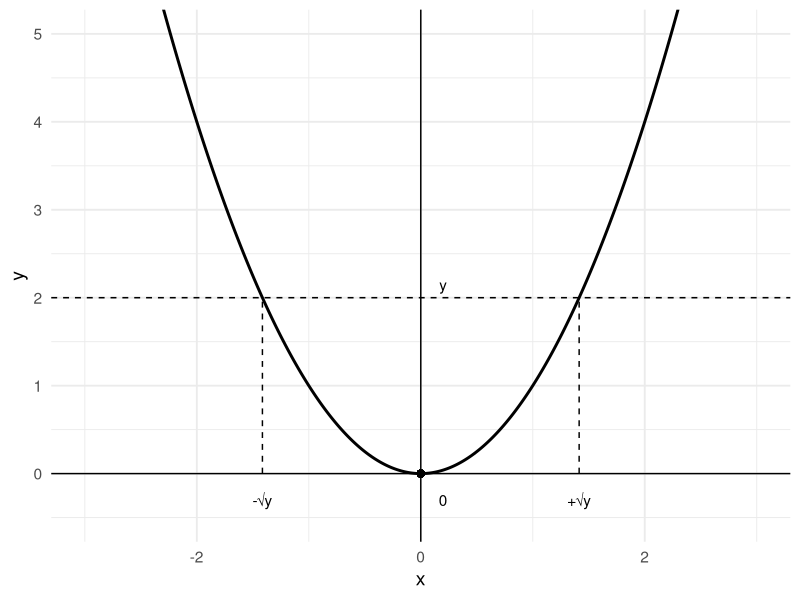

This figure's R source:
## ---- chunk 1
# Carregar pacote
library(ggplot2)

# Curva y = x^2
x <- seq(-3, 3, length.out = 400)
df <- data.frame(x = x, y = x^2)

# Escolha do valor de y (o nível do traço horizontal)
y0 <- 2        # ajuste se quiser outra altura

# Dados para os segmentos verticais em ±sqrt(y0)
df_seg <- data.frame(
  x    = c(-sqrt(y0),  sqrt(y0)),
  xend = c(-sqrt(y0),  sqrt(y0)),
  y    = c(0,          0),
  yend = c(y0,         y0)
)

ggplot(df, aes(x, y)) +
  # curva g(x) = x^2
  geom_line(linewidth = 1) +
  
  # eixos passando pelo 0
  geom_hline(yintercept = 0) +
  geom_vline(xintercept = 0) +
  
  # nível y = y0
  geom_hline(yintercept = y0, linetype = "dashed") +
  
  # segmentos verticais até ±sqrt(y0)
  geom_segment(data = df_seg,
               aes(x = x, xend = xend, y = y, yend = yend),
               linetype = "dashed") +
  
  # ponto na origem
  geom_point(aes(0, 0), size = 2) +
  
  # rótulos
  annotate("text", x = 0.2,        y = -0.3, label = "0") +
  annotate("text", x =  sqrt(y0),  y = -0.3, label = "+√y") +
  annotate("text", x = -sqrt(y0),  y = -0.3, label = "-√y") +
  annotate("text", x = 0.3,        y = max(df$y)*0.9,
           label = "g(x) = x^2") +
  annotate("text", x = 0.2,        y = y0 + 0.15,
           label = "y") +
  
  coord_cartesian(xlim = c(-3, 3), ylim = c(-0.5, 5)) +
  labs(x = "x", y = "y") +
  theme_minimal(base_size = 14)

